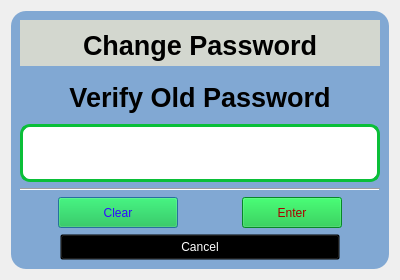
<?xml version="1.0" encoding="UTF-8"?>
<ui version="4.0">
 <class>ChangePassword</class>
 <widget class="QDialog" name="ChangePassword">
  <property name="geometry">
   <rect>
    <x>0</x>
    <y>0</y>
    <width>400</width>
    <height>280</height>
   </rect>
  </property>
  <property name="windowTitle">
   <string>Dialog</string>
  </property>
  <property name="styleSheet">
   <string notr="true">QDialog {
    background-image:url(:/Icons/background); 
    background-position: center;
    background-repeat:no-repeat
}
QGroupBox {
    background-color: rgba(114, 159, 207,  225);
    border-width:1.5px;
    border-color:blue;
    border-radius:15px;
}
QRadioButton{ 
    border-width:1.5px;
    border-color:blue;
    border-radius:15px;
	font: 75 14pt &quot;URW Bookman L&quot;;
} 
QRadioButton::indicator:unchecked:hover {
      image: url(:/Icons/green_light.png);
	  width:18px;
	  height:18px;
  }
QRadioButton::indicator::checked {
   image: url(:/Icons/apply.ico);
 	width:20px;
	height:20px; 
	background-color:  rgb(52, 101, 164);
	border-radius:5px;
}
QRadioButton::checked {
	font: 800 16pt &quot;URW Bookman L&quot;;
	color: rgb(252, 233, 79);
	background-color:  rgb(52, 101, 164);
	border-radius:5px;
}
 QLabel {
	border:0px solid black; 
	font-size: 20pt ; 
	font-weight:500;
	 background-color:transparent;
}

QPushButton {
	color:rgb(46, 52, 54);
	background-color: rgb(10, 191, 56);
	font: 600 20pt &quot;Ubuntu&quot;;
	padding-left:5px;
	padding-right:5px;
	padding-top:5px;
	padding-bottom:5px;
}

/*
QDialog  { 
 	background-position: center;
	background-repeat:no-repeat;  
	background-color:  rgb(13, 10, 176);
}

QGroupBox {
	background-color: rgba(14, 59, 107, 245); 
	border: 2px solid blue;
    border-radius:15px;
}
QPushButton {
	color:rgb(46, 52, 54);
	background-color: rgb(10, 191, 56);
	font: 600 20pt &quot;Ubuntu&quot;;
	padding-left:5px;
	padding-right:5px;
	padding-top:5px;
	padding-bottom:5px;
}
 
 
QLabel {
		color:white;
		font: 600 18pt &quot;Ubuntu&quot;;
		padding-left:5px; 
} 

Line {
	background-color:  rgb(85, 87, 83);
	height:1px;
}
 

/*


QDialog {
	background-image: url(:/resources/mlv3.png);
	 background-repeat:  space;
     background-position: center center;
	background-color: rgb(180, 187, 199);
padding:0px;
margin:0px;
}

QRadioButton {
    spacing: 15px;
	font: 500 24pt &quot;Times New Roman&quot;;
	margin-top:10px;
}
QRadioButton::indicator {
    width: 18px;
    height: 18px;
	margin-left:15px;
	margin-right:15px;
	color:transparent;
	background-color:transparent;
}
QRadioButton::indicator:unchecked {
	border:2px solid black;
    width: 18px;
    height: 18px;
	margin-left:15px; 
	color:transparent;
	background-color:transparent;
}
QRadioButton::indicator:unchecked:hover {
    image: url(:/resources/greenLED.png);
}
QRadioButton::indicator:checked {
    width: 25px;
    height: 25px;
	margin-left:20px;
    image: url(:/resources/star.png); 
}
 
QRadioButton:checked { 
	font: 800 24pt &quot;Times New Roman&quot;;
	color:white;
}

QRadioButton:unchecked { 
	font: 500 20pt &quot;Times New Roman&quot;;
	color:black;
}




QPushButton {
      background-color: qlineargradient(x1: 0, y1: 0, x2: 0, y2: 1,   stop: 0 #E0E0E0, stop: 1 #FFFFFF);
    border-style: outset;
    border-width: 2px;
    border-radius: 10px;
    border-color: &quot;beige&quot;;
    font: bold 22pt; 
    padding: 6px;
	color:black;
}
QPushButton:pressed {
    background-color:  rgb(50, 140, 200);
  background-color: qlineargradient(x1: 0, y1: 0, x2: 0, y2: 1,
                                      stop: 0 #E5E5E5, stop: 1 rgb(149, 149, 149));
    border-style: inset;
}

QGroupBox {
	background-color: rgba(42, 156, 255, 210);
    border: 2px solid gray;
    border-radius: 5px;
    margin-top: 1ex; 
}
QGroupBox::title {
	font-size:14pt;
	font-weight:700;
	color: rgb(255, 0, 0);
    subcontrol-origin: margin;
    subcontrol-position: top center;
    padding: 0 5px;
 background-color: qlineargradient(x1: 0, y1: 0, x2: 0, y2: 1,
                                      stop: 0 rgb(0, 85, 255), stop: 1 #FFFFFF); 

}

QLabel {
	border:0px solid black; 
	font-size: 20pt ; 
	font-weight:500;
	 background-color:transparent;
}
*/</string>
  </property>
  <layout class="QVBoxLayout" name="verticalLayout_2">
   <item>
    <widget class="QGroupBox" name="grpBox_PasswordProtection">
     <property name="minimumSize">
      <size>
       <width>0</width>
       <height>0</height>
      </size>
     </property>
     <property name="title">
      <string/>
     </property>
     <layout class="QVBoxLayout" name="verticalLayout_4">
      <item>
       <widget class="QLabel" name="lblWindowHeading">
        <property name="maximumSize">
         <size>
          <width>16777215</width>
          <height>50</height>
         </size>
        </property>
        <property name="styleSheet">
         <string notr="true">border:0px solid black;
padding-top:10px;
padding-bottom:5px;
background-color: rgb(211, 215, 207);</string>
        </property>
        <property name="text">
         <string>Change Password</string>
        </property>
        <property name="alignment">
         <set>Qt::AlignCenter</set>
        </property>
        <property name="wordWrap">
         <bool>true</bool>
        </property>
       </widget>
      </item>
      <item>
       <widget class="QLabel" name="lblPasswordHeading">
        <property name="maximumSize">
         <size>
          <width>16777215</width>
          <height>16777215</height>
         </size>
        </property>
        <property name="styleSheet">
         <string notr="true">border:0px solid black;
padding-top:10px;
padding-bottom:5px;
background-color:transparent;</string>
        </property>
        <property name="text">
         <string>Verify Old Password</string>
        </property>
        <property name="alignment">
         <set>Qt::AlignCenter</set>
        </property>
        <property name="wordWrap">
         <bool>true</bool>
        </property>
       </widget>
      </item>
      <item>
       <widget class="QLineEdit" name="lblPassWordInput">
        <property name="minimumSize">
         <size>
          <width>0</width>
          <height>58</height>
         </size>
        </property>
        <property name="maximumSize">
         <size>
          <width>16777215</width>
          <height>60</height>
         </size>
        </property>
        <property name="styleSheet">
         <string notr="true">font: 800 36pt &quot;Times New Roman&quot;;  
background-color: rgb(255, 255, 255); 
border:3px solid rgb(10, 191, 56);
border-radius:10px;
color:black;</string>
        </property>
        <property name="inputMethodHints">
         <set>Qt::ImhDigitsOnly|Qt::ImhFormattedNumbersOnly|Qt::ImhHiddenText|Qt::ImhNoAutoUppercase|Qt::ImhNoPredictiveText|Qt::ImhSensitiveData</set>
        </property>
        <property name="maxLength">
         <number>32765</number>
        </property>
        <property name="echoMode">
         <enum>QLineEdit::Password</enum>
        </property>
        <property name="alignment">
         <set>Qt::AlignCenter</set>
        </property>
       </widget>
      </item>
      <item>
       <widget class="Line" name="line">
        <property name="orientation">
         <enum>Qt::Horizontal</enum>
        </property>
       </widget>
      </item>
      <item>
       <layout class="QHBoxLayout" name="horizontalLayout">
        <item>
         <widget class="QPushButton" name="passwordPushButtonClear">
          <property name="minimumSize">
           <size>
            <width>100</width>
            <height>0</height>
           </size>
          </property>
          <property name="maximumSize">
           <size>
            <width>120</width>
            <height>60</height>
           </size>
          </property>
          <property name="accessibleName">
           <string/>
          </property>
          <property name="styleSheet">
           <string notr="true">color: rgb(49, 8, 255);</string>
          </property>
          <property name="text">
           <string>Clear</string>
          </property>
         </widget>
        </item>
        <item>
         <spacer name="horizontalSpacer_3">
          <property name="orientation">
           <enum>Qt::Horizontal</enum>
          </property>
          <property name="sizeType">
           <enum>QSizePolicy::Preferred</enum>
          </property>
          <property name="sizeHint" stdset="0">
           <size>
            <width>20</width>
            <height>20</height>
           </size>
          </property>
         </spacer>
        </item>
        <item>
         <widget class="QPushButton" name="passwordPushButtonEnter">
          <property name="minimumSize">
           <size>
            <width>100</width>
            <height>0</height>
           </size>
          </property>
          <property name="maximumSize">
           <size>
            <width>100</width>
            <height>60</height>
           </size>
          </property>
          <property name="accessibleName">
           <string/>
          </property>
          <property name="styleSheet">
           <string notr="true">color: rgb(170, 0, 0);</string>
          </property>
          <property name="text">
           <string>Enter</string>
          </property>
         </widget>
        </item>
       </layout>
      </item>
      <item>
       <layout class="QHBoxLayout" name="horizontalLayout_3">
        <item>
         <spacer name="horizontalSpacer_5">
          <property name="orientation">
           <enum>Qt::Horizontal</enum>
          </property>
          <property name="sizeType">
           <enum>QSizePolicy::Minimum</enum>
          </property>
          <property name="sizeHint" stdset="0">
           <size>
            <width>40</width>
            <height>20</height>
           </size>
          </property>
         </spacer>
        </item>
        <item>
         <widget class="QPushButton" name="passwordWindowCancel">
          <property name="sizePolicy">
           <sizepolicy hsizetype="Expanding" vsizetype="Fixed">
            <horstretch>0</horstretch>
            <verstretch>0</verstretch>
           </sizepolicy>
          </property>
          <property name="styleSheet">
           <string notr="true">padding-left:10px;
padding-right:10px;
background-color: transparent;
color:white;
</string>
          </property>
          <property name="text">
           <string>Cancel</string>
          </property>
         </widget>
        </item>
        <item>
         <spacer name="horizontalSpacer_6">
          <property name="orientation">
           <enum>Qt::Horizontal</enum>
          </property>
          <property name="sizeType">
           <enum>QSizePolicy::Minimum</enum>
          </property>
          <property name="sizeHint" stdset="0">
           <size>
            <width>40</width>
            <height>20</height>
           </size>
          </property>
         </spacer>
        </item>
       </layout>
      </item>
     </layout>
    </widget>
   </item>
  </layout>
 </widget>
 <resources/>
 <connections/>
</ui>
